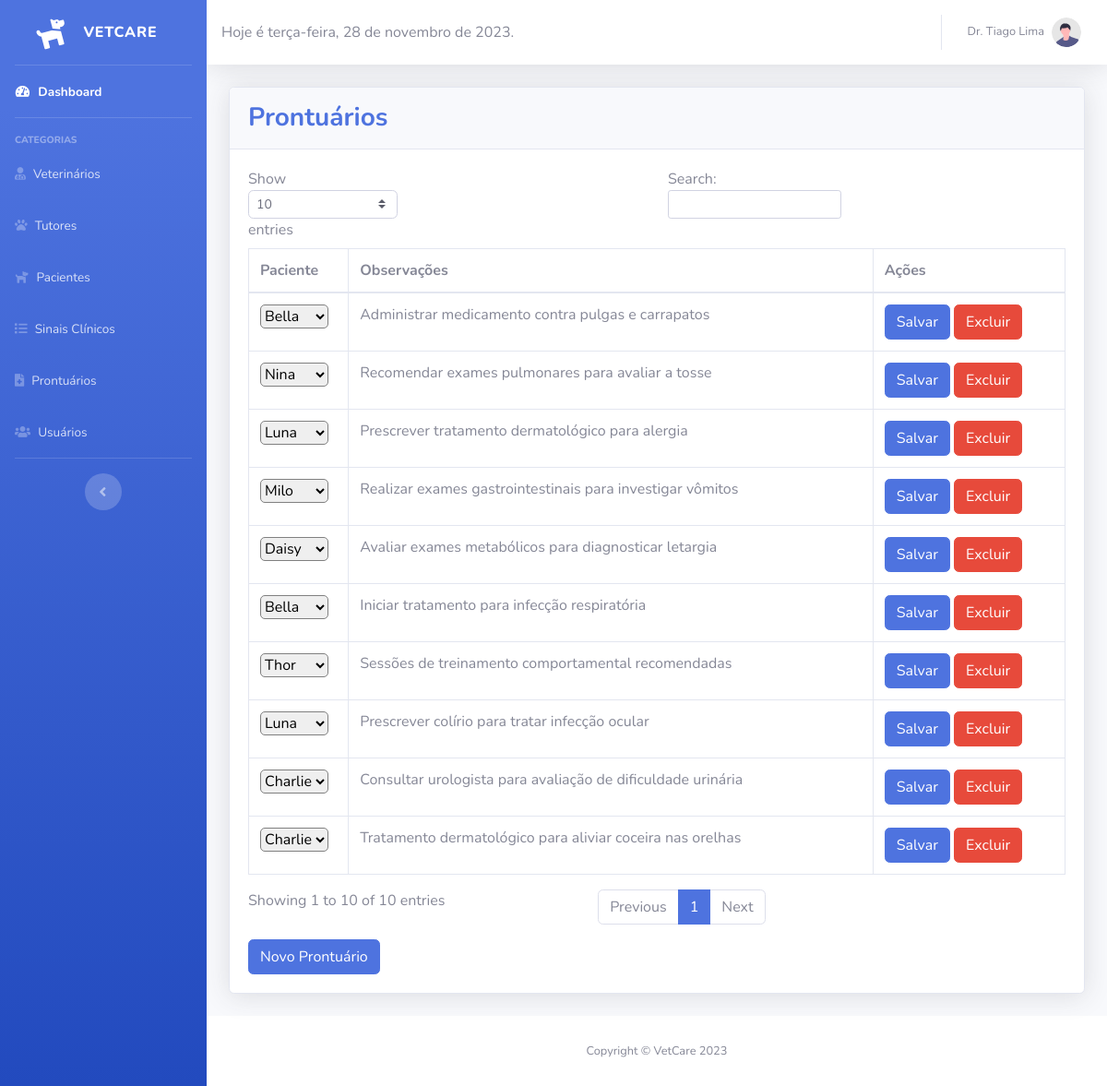
The app's page /prontuarios.php (signed in) with its own data.
### tables this page shows
CREATE TABLE `tb_vet` (
  `id` int(11) NOT NULL,
  `tx_nome` varchar(255) NOT NULL,
  `tx_genero` varchar(10) DEFAULT NULL
);

CREATE TABLE `tb_prontuario` (
  `id` int(11) NOT NULL,
  `tx_obs` text DEFAULT NULL,
  `paciente_id` int(11) DEFAULT NULL
);

CREATE TABLE `tb_paciente` (
  `id` int(11) NOT NULL,
  `tx_nome` varchar(255) NOT NULL,
  `tx_animal` varchar(50) DEFAULT NULL,
  `tx_raca` varchar(50) DEFAULT NULL,
  `tutor_id` int(11) NOT NULL,
  `vet_id` int(11) NOT NULL
);

### prontuarios.php (the view, shortened to what this page needs)
<?php
require_once 'conexao.php';
$prontuarios_query = "SELECT id, tx_obs, paciente_id FROM tb_prontuario";
$prontuarios_result = $pdo->query($prontuarios_query);
$prontuarios_data = [];
while ($row = $prontuarios_result->fetch(PDO::FETCH_ASSOC)) {
    $prontuarios_data[] = $row;
}
$pacientes_query = "SELECT p.id, p.tx_nome, p.tx_animal, p.tx_raca, p.tutor_id, p.vet_id, t.tx_nome as tx_tutor, v.tx_nome as tx_veterinario
    FROM tb_paciente p
    LEFT JOIN tb_tutor t ON p.tutor_id = t.id
    LEFT JOIN tb_vet v ON p.vet_id = v.id";
$pacientes_result = $pdo->query($pacientes_query);
$pacientes_data = [];
while ($row = $pacientes_result->fetch(PDO::FETCH_ASSOC)) {
    $pacientes_data[] = $row;
}
$usuario_id = $_SESSION['user_id'];
$vet_query = "SELECT tb_vet.tx_nome, tb_vet.tx_genero FROM tb_vet
    JOIN tb_usuario ON tb_vet.id = tb_usuario.vet_id
    WHERE tb_usuario.id = :usuario_id";
$stmt = $pdo->prepare($vet_query);
$stmt->execute(['usuario_id' => $usuario_id]);
$vet = $stmt->fetch();
if ($vet['tx_genero'] === 'Masculino') {
    $prefixo = 'Dr.';
} elseif ($vet['tx_genero'] === 'Feminino') {
    $prefixo = 'Dra.';
} else {
    $prefixo = '';
}
?>
<!DOCTYPE html>
<html lang="en">
<head>
    <link href="vendor/fontawesome-free/css/all.min.css" rel="stylesheet" type="text/css" />
    <link href="css/sb-admin-2.min.css" rel="stylesheet" />
</head>
<body id="page-top">
    <div id="wrapper">
        <ul class="navbar-nav bg-gradient-primary sidebar sidebar-dark accordion" id="accordionSidebar">
            <a class="sidebar-brand d-flex align-items-center justify-content-center" href="index.php">
                <div class="sidebar-brand-icon rotate-n-15">
                    <i class="fa fa-dog"></i>
                </div>
                <div class="sidebar-brand-text mx-3">VetCare</div>
            </a>
            <hr class="sidebar-divider my-0" />
            <li class="nav-item active">
                <a class="nav-link" href="index.php">
                    <i class="fas fa-fw fa-tachometer-alt"></i>
                    <span>Dashboard</span></a>
            </li>
            <hr class="sidebar-divider" />
            <div class="sidebar-heading">Categorias</div>
            <li class="nav-item">
                <a class="nav-link" href="veterinarios.php">
                    <i class="fa fa-user-md"></i>
                    <span>Veterinários</span></a>
            </li>
            <li class="nav-item">
                <a class="nav-link" href="tutores.php">
                    <i class="fa fa-paw"></i>
                    <span>Tutores</span></a>
            </li>
            <li class="nav-item">
                <a class="nav-link" href="pacientes.php">
                    <i class="fa fa-dog"></i>
                    <span>Pacientes</span></a>
            </li>
            <li class="nav-item">
                <a class="nav-link" href="sinais.php">
                    <i class="fa fa-list"></i>
                    <span>Sinais Clínicos</span></a>
            </li>
            <li class="nav-item">
                <a class="nav-link" href="prontuarios.php">
                    <i class="fa fa-file-medical"></i>
                    <span>Prontuários</span></a>
            </li>
            <li class="nav-item">
                <a class="nav-link usuarios-link" href="#" onclick="#modalSenhaMaster">
                    <i class="fa fa-users"></i>
                    <span>Usuários</span>
                </a>
            </li>
            <hr class="sidebar-divider d-none d-md-block" />
            <div class="text-center d-none d-md-inline">
                <button class="rounded-circle border-0" id="sidebarToggle"></button>
            </div>
        </ul>
        <div id="content-wrapper" class="d-flex flex-column">
            <div id="content">
                <nav class="navbar navbar-expand navbar-light bg-white topbar mb-4 static-top shadow">
                    <div id="dateDisplay"></div>
                    <ul class="navbar-nav ml-auto">
                        <li class="nav-item dropdown no-arrow">
                            <a class="nav-link dropdown-toggle" href="#" id="userDropdown" role="button"
                                data-toggle="dropdown" aria-haspopup="true" aria-expanded="false">
                                <?php
                                $usuario_id = $_SESSION['user_id'];
                                $vet_query = "SELECT tb_vet.tx_nome, tb_vet.tx_genero FROM tb_vet
                                            JOIN tb_usuario ON tb_vet.id = tb_usuario.vet_id
                                            WHERE tb_usuario.id = :usuario_id";
                                $stmt = $pdo->prepare($vet_query);
                                $stmt->execute(['usuario_id' => $usuario_id]);
                                $vet = $stmt->fetch();
                                if ($vet['tx_genero'] === 'Masculino') {
                                    $prefixo = 'Dr.';
                                } elseif ($vet['tx_genero'] === 'Feminino') {
                                    $prefixo = 'Dra.';
                                } else {
                                    $prefixo = '';
                                }
                                ?>
                                <span class="mr-2 d-none d-lg-inline text-gray-600 small">
                                    <?php echo $prefixo . " " . $vet['tx_nome']; ?>
                                </span>
                                <img class="img-profile rounded-circle" src="img/undraw_profile.svg" />
                            </a>
                        </li>
                    </ul>
                </nav>
                <div class="container-fluid">
                    <div class="card shadow mb-4">
                        <div class="card-header py-3">
                            <h3 class="m-0 font-weight-bold text-primary">
                                Prontuários
                            </h3>
                        </div>
                        <div class="card-body">
                            <div class="table-responsive">
                                <table class="table table-bordered" id="dataTable" width="100%" cellspacing="0">
                                    <thead>
                                        <tr>
                                            <th>Paciente</th>
                                            <th>Observações</th>
                                            <th>Ações</th>
                                        </tr>
                                    </thead>
                                    <tbody>
                                        <?php foreach ($prontuarios_data as $prontuario): ?>
                                        <tr>
                                            <td>
                                                <select
                                                    style="border-radius: 5px; border-color: #808080; text-color: #808080; border-"
                                                    class="paciente-select" data-field="paciente_id">
                                                    <?php foreach ($pacientes_data as $paciente): ?>
                                                    <option value="<?php echo $paciente['id']; ?>"
                                                        <?php if ($prontuario['paciente_id'] == $paciente['id']) echo "selected"; ?>>
                                                        <?php echo $paciente['tx_nome']; ?>
                                                    </option>
                                                    <?php endforeach; ?>
                                                </select>
                                            </td>
                                            <td contenteditable="true" class="editable-cell" data-field="tx_obs">
                                                <?php echo $prontuario['tx_obs']; ?>
                                            </td>
                                            <td>
                                                <button type="button" class="btn btn-primary save-btn"
                                                    data-prontuario-id="<?php echo $prontuario['id']; ?>">
                                                    Salvar
                                                </button>
                                                <button type="button" class="btn btn-danger delete-btn"
                                                    data-prontuario-id="<?php echo $prontuario['id']; ?>">
                                                    Excluir
                                                </button>
                                            </td>
                                        </tr>
                                        <?php endforeach; ?>
                                    </tbody>
                                </table>
                                <button type="button" class="btn btn-primary" data-toggle="modal"
                                    data-target="#modalAddProntuario">
                                    Novo Prontuário
                                </button>
                            </div>
                        </div>
                    </div>
                </div>
            </div>
            <footer class="sticky-footer bg-white">
                <div class="container my-auto">
                    <div class="copyright text-center my-auto">
                        <span>Copyright &copy; VetCare 2023</span>
                    </div>
                </div>
            </footer>
        </div>
    </div>
</body>
</html>

### prontuarios.php (style rules this page uses)
@media (min-width: 1132px) { .table-responsive { overflow-x: hidden; } }

### records on screen
tb_vet: tx_genero "Dr.", tx_nome "Tiago Lima"
tb_prontuario: paciente.tx_nome "Bella", tx_obs "Administrar medicamento contra pulgas e carrapatos"
tb_prontuario: paciente.tx_nome "Nina", tx_obs "Recomendar exames pulmonares para avaliar a tosse"
tb_prontuario: paciente.tx_nome "Luna", tx_obs "Prescrever tratamento dermatológico para alergia"
tb_prontuario: paciente.tx_nome "Milo", tx_obs "Realizar exames gastrointestinais para investigar vômitos"
tb_prontuario: paciente.tx_nome "Daisy", tx_obs "Avaliar exames metabólicos para diagnosticar letargia"
tb_prontuario: paciente.tx_nome "Bella", tx_obs "Iniciar tratamento para infecção respiratória"
tb_prontuario: paciente.tx_nome "Thor", tx_obs "Sessões de treinamento comportamental recomendadas"
tb_prontuario: paciente.tx_nome "Luna", tx_obs "Prescrever colírio para tratar infecção ocular"
tb_prontuario: paciente.tx_nome "Charlie", tx_obs "Consultar urologista para avaliação de dificuldade urinária"
tb_prontuario: paciente.tx_nome "Charlie", tx_obs "Tratamento dermatológico para aliviar coceira nas orelhas"
